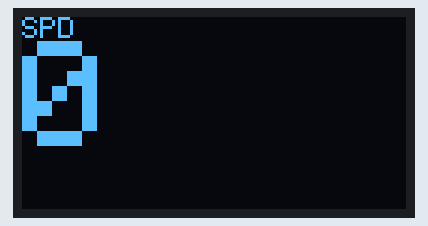
This sketch was run on a simulated Arduino Uno, built with avr-gcc and run on an emulated ATmega328P. On the bench: 128×64 one-colour display. What the sketch prints to the serial monitor is not drawn.

Above: at 1.1 s.
At 5.2 s:
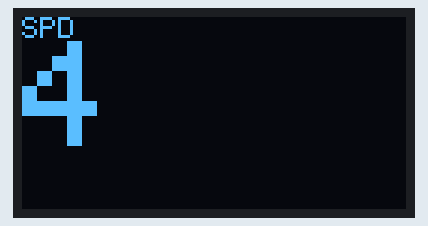
At 10.4 s:
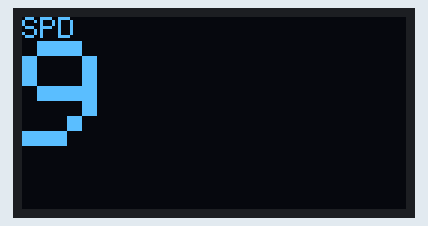
At 19.6 s:
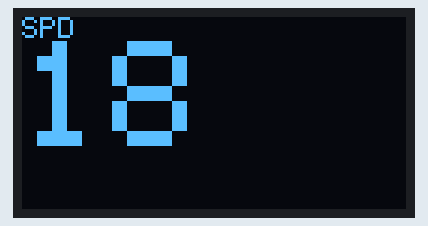
At 28.8 s:
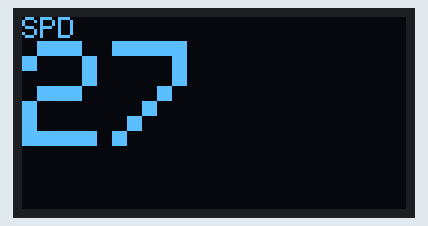
At 38.1 s:
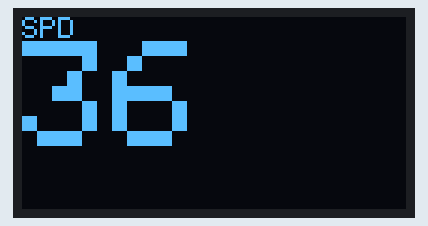

Measured:
- what the display in image 0 shows lasts 1.0 s, from 1.1 s to 2.1 s

The sketch:

oled_consumption_test.ino
```cpp
#include <SPI.h>
#include <Wire.h>
#include <Adafruit_GFX.h>
#include <Adafruit_SSD1306.h>
#include <LowPower.h>
#include <TimerOne.h>
//#include <Fonts/FreeMono9pt7b.h>


#define SCREEN_WIDTH 128 // OLED display width, in pixels
#define SCREEN_HEIGHT 64 // OLED display height, in pixels

// Declaration for an SSD1306 display connected to I2C (SDA, SCL pins)
#define OLED_RESET     -1  // Reset pin # (or -1 if sharing Arduino reset pin)
Adafruit_SSD1306 display(SCREEN_WIDTH, SCREEN_HEIGHT, &Wire, OLED_RESET);

unsigned int seconds = 0;

void setup() {
  Serial.begin(9600);
  display.begin(SSD1306_SWITCHCAPVCC, 60);
  display.ssd1306_command(SSD1306_SETCONTRAST);
  display.ssd1306_command(0);
  display.ssd1306_command(SSD1306_SETPRECHARGE);
  display.ssd1306_command(0);

  Timer1.initialize(1000000);//timing for 500ms
  Timer1.attachInterrupt(TimingISR);//declare the interrupt serve routine:TimingISR

  //display.setFont(&FreeMono9pt7b);

  display.clearDisplay();
}

void TimingISR()
{
  Serial.println("Interrupt");
  //updateSpd();
}

void loop() {
  LowPower.idle(SLEEP_1S, ADC_OFF, TIMER2_OFF,
                TIMER1_ON, TIMER0_OFF, SPI_OFF, USART0_OFF, TWI_OFF);
  updateSpd();
}

void updateSpd() {
  display.clearDisplay();

  display.setTextSize(1);      // Normal 1:1 pixel scale
  display.setTextColor(WHITE); // Draw white text

  //display.setCursor(0, 10);     // Start at top-left corner
  display.setCursor(0, 0);
  char buff[5];
  itoa(seconds, buff, 10);
  buff[4] = 0x0;
  display.println("SPD");
  display.setTextSize(4);      // Normal 1:1 pixel scale
  //display.setCursor(SCREEN_WIDTH / 2, SCREEN_HEIGHT - 10);
  //display.setCursor(SCREEN_WIDTH / 2, 20);
  display.setTextSize(5);
  display.println(seconds);
  display.display();
  seconds++;

}
```
